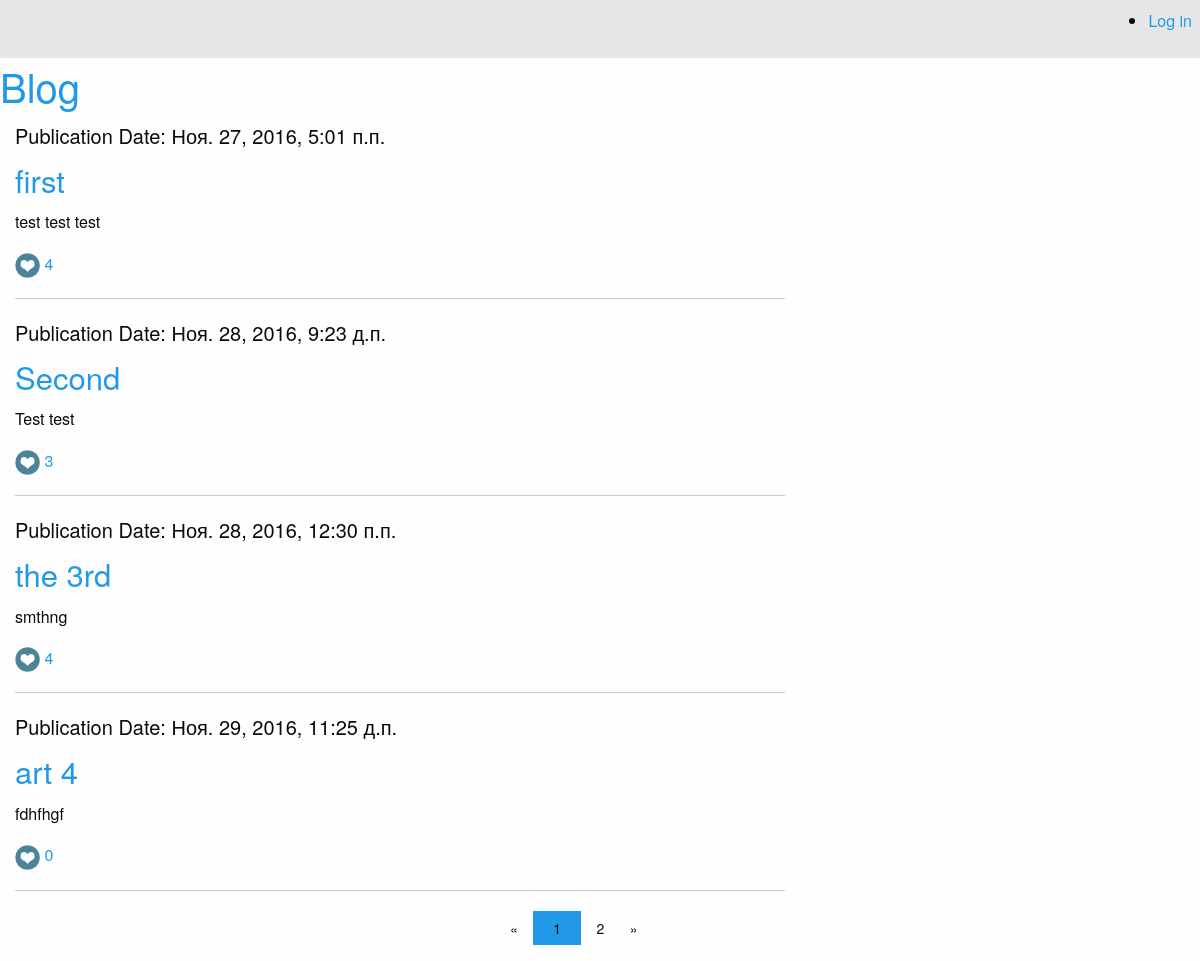
Screenshot of /basicview/articles/all/ with the database file from the repository.
### article/models.py (models this page shows)
class Article(models.Model):
	class Meta:
		db_table = "article"
	article_title = models.CharField(max_length = 200)
	article_text = models.TextField()
	article_date = models.DateTimeField()
	article_likes = models.IntegerField(default = 0)

### article/views.py (the view)
# urls.py: url(r'^articles/post/(?P<article_id>[0-9]+)/$', views.article),
def articles(request, page_number=1):
	all_articles = Article.objects.all()
	current_page = Paginator(all_articles, 4)
	return render(request, 'articles.html', {'articles': current_page.page(page_number), 'username': auth.get_user(request).username})

### article/templates/articles.html
{% extends 'main.html' %}
{% load staticfiles %}
{% block article %}
	<div class="large-8 columns">
	{% for article in articles %}
		<h5>Publication Date: {{ article.article_date }}</h5>
		<h3><a href="/articles/post/{{ article.id }}/">{{ article.article_title }}</a></h3>
		<p>{{ article.article_text }}</p>
		<p><a href="/articles/addlike/{{ article.id }}/"><img src="{% static "like.png" %}" width="25px" height="25px"> {{ article.article_likes }}</a></p>
		<hr>
	{% endfor %}
	</div>
	<div class="row">
		<div class="large-3 large-offset-5 columns">
			<ul class="pagination">
				{% if articles.has_previous %}
					<li class="arrow"><a href="/page/{{ articles.previous_page_number }}/">&laquo;</a></li>
				{% else %}
					<li class="arrow unavailable"><a href="">&laquo;</a></li>
				{% endif %}
				{% for page in articles.paginator.page_range %}
					{% if page == articles.number %}
						<li class="current"><a href="/page/{{ page }}/">{{ page }}</a></li>
					{% else %}
						<li><a href="/page/{{ page }}/">{{ page }}</a></li>
					{% endif %}
				{% endfor %}
				{% if articles.has_next %}
					<li class="arrow"><a href="/page/{{ articles.next_page_number }}/">&raquo;</a></li>
				{% else %}
					<li class="arrow unavailable"><a href="">&raquo;</a></li>
				{% endif %}
			</ul>
		</div>
	</div>
{% endblock %}

### firstapp/templates/main.html (shortened to what this page needs)
{% load staticfiles %}
<!DOCTYPE html>
<html lang="en">
<head>
	<link rel="stylesheet" type="text/css" href=" {% static "static/css/foundation.css" %}">
</head>
<body>
<div class="top-bar">
	<section class="top-bar-right">
		<ul class="right">
			{% if username %}
				<li><a href="/auth/logout/">Log Out ({{ username }})</a></li>
			{% else %}
				<li><a href="/auth/login/">Log in</a></li>
			{% endif %}
		</ul>
	</section>
</div>
	<h2><a href="/">Blog</a></h2>
	<div class="row">
	{% block article %}{% endblock %}
	</div>
</body>
</html>

### rows the page displays
Article: article_date "Ноя. 27, 2016, 5:01 п.п.", article_title "first", article_text "test test test", article_likes "4"
Article: article_date "Ноя. 28, 2016, 9:23 д.п.", article_title "Second", article_text "Test test", article_likes "3"
Article: article_date "Ноя. 28, 2016, 12:30 п.п.", article_title "the 3rd", article_text "smthng", article_likes "4"
Article: article_date "Ноя. 29, 2016, 11:25 д.п.", article_title "art 4", article_text "fdhfhgf", article_likes "0"

### other values shown
{{ page }} "1"
{{ page }} "2"
